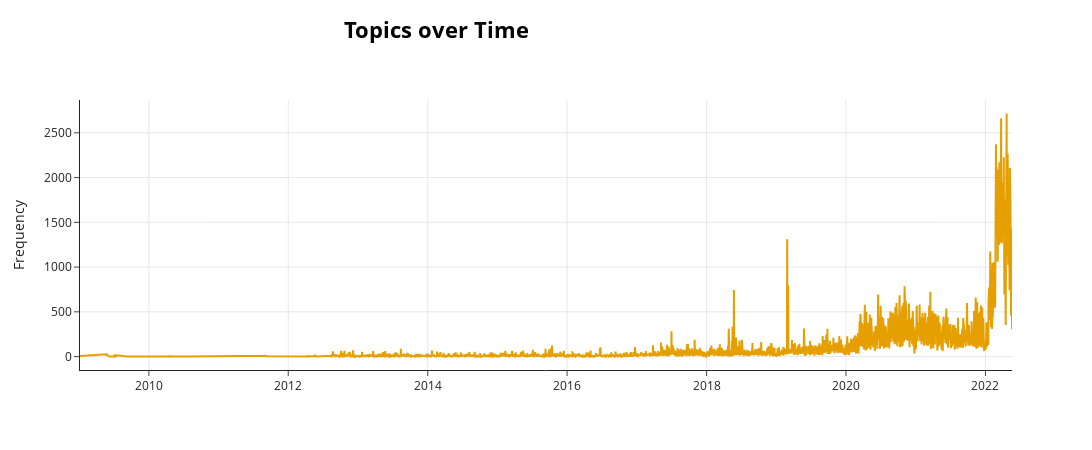

Write notebook code for a chart like this one.
### Code cell
topic_model.visualize_topics_over_time(topics_over_time, topics=[0])

### Figure 1 — Plotly figure (JSON) as saved in the notebook; plotly's stock layout.template omitted (floating-point values rounded to 4 significant figures; data arrays with more than 128 entries replaced by an {"elided": "..."} marker saying what was removed)
{"data": [{"hoverinfo": "text", "hovertext": {"elided": "3618 str values"}, "marker": {"color": "#E69F00"}, "mode": "lines", "name": "0_ukraine_deutschland_menschen_russland", "type": "scatter", "x": {"elided": "3618 str values"}, "y": {"elided": "3618 int values"}}], "layout": {"height": 450, "hoverlabel": {"bgcolor": "white", "font": {"family": "Rockwell", "size": 16}}, "legend": {"title": {"text": "<b>Global Topic Representation"}}, "title": {"font": {"color": "Black", "size": 22}, "text": "<b>Topics over Time", "x": 0.4, "xanchor": "center", "y": 0.95, "yanchor": "top"}, "width": 1250, "xaxis": {"showgrid": true}, "yaxis": {"showgrid": true, "title": {"text": "Frequency"}}}}
